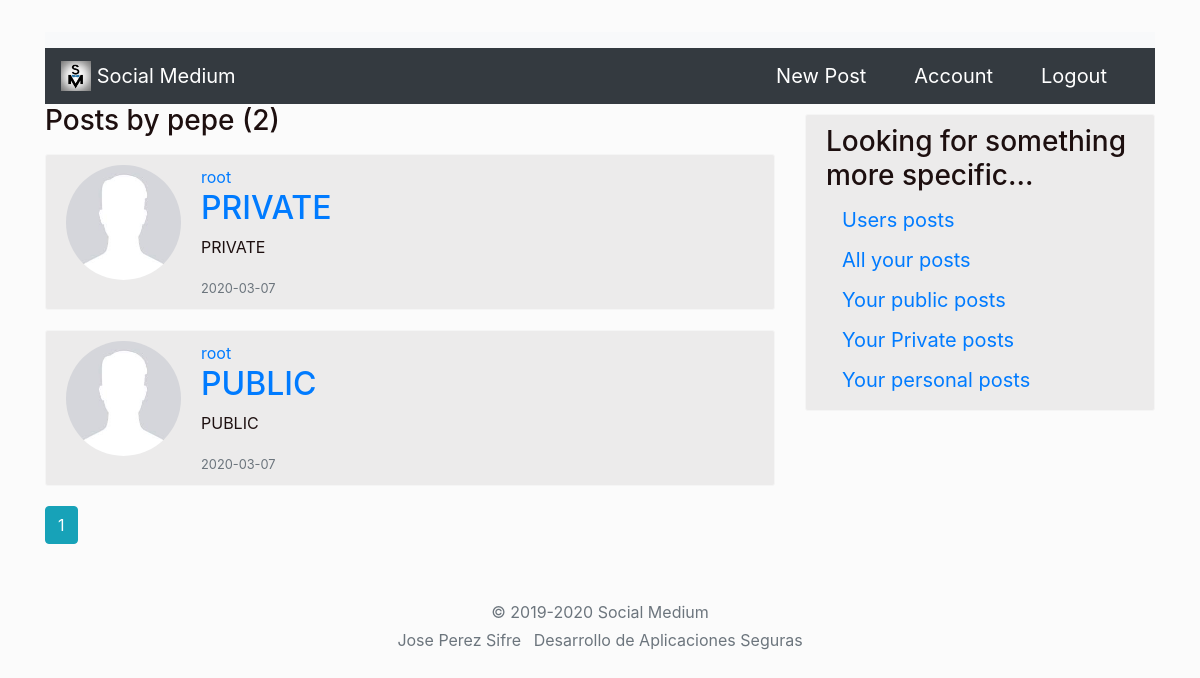
The app's page /user/users/pepe (signed in) with its own data.
### medium/models.py (models this page shows, shortened)
class User(db.Model, UserMixin):
    id = db.Column(db.Integer, primary_key=True)
    username = db.Column(db.String(25), unique=True, nullable=False)
    email = db.Column(db.String(100), unique=True, nullable=False)
    image_file = db.Column(db.String(20), nullable=False, default='default.jpg')
    password = db.Column(db.String(60), nullable=False)
    otp_secret = db.Column(db.String(16))
    confirmed = db.Column(db.Boolean, default=False)
    posts = db.relationship('Post', cascade="all,delete", backref='author', lazy=True)

class Post(db.Model):
    id = db.Column(db.Integer, primary_key=True)
    title = db.Column(db.String(100), nullable=False)
    date_posted = db.Column(db.DateTime, nullable=False, default=datetime.utcnow)
    content = db.Column(db.Text, nullable=False)
    post_type = db.Column(db.String(1), nullable=False, default='0')
    shared_token = db.Column(db.String(512), nullable=True)#Por defecto, default=NULL
    user_id = db.Column(db.Integer, db.ForeignKey('user.id'), nullable=False)
    '''
    def get_post_type(self):
        return self.__post_type

    def set_post_type(self, post_type):
        self.__post_type = post_type
    '''

### medium/users/routes.py (the view)
@users.route('/user/users/<string:username>')
@login_required
def user_users_post(username):
    user = User.query.filter_by(username=username).first_or_404()
    if user != current_user:
        abort(403)
    page = request.args.get('page', 1, type=int)
    posts = Post.query.filter(Post.post_type!='1').filter(Post.user_id != user.id)\
            .order_by(Post.date_posted.desc()).paginate(page=page, per_page=4)
    return render_template('user_post.html', posts = posts, user=user)

### medium/models.py (called while the page is built)
@login_manager.user_loader
def load_user(user_id):
    return User.query.get(int(user_id))

### medium/templates/user_post.html
{% extends "base.html" %}
{% block content %}
<h3 class="mb-3">Posts by {{ user.username }} ({{ posts.total }})</h3>
{% for post in posts.items %}
<article class="media content-section">
    <img class="rounded-circle account-imgSize" src="{{ url_for('static', filename='profilePictures/' + post.author.image_file) }}">
      <div class="media-body">
    <div class="article-metadata">
      <a class="mr-2" href="{{ url_for('users.user_post', username=post.author.username) }}">{{ post.author.username }}</a>
    </div>
    <h2><a class="article-title" href="{{ url_for('posts.post', post_id=post.id) }}">{{ post.title }}</a></h2>
    <p class="article-content">{{ post.content }}</p>
    <small class="text-muted">{{ post.date_posted.strftime('%Y-%m-%d') }}</small>
  </div>
</article>
{% endfor %}
{% for page_num in posts.iter_pages(left_edge=1, right_edge=1, left_current=1, right_current=1) %}
      {% if page_num %}
        {% if posts.page == page_num %}
          <a class="btn btn-info mb-4" href="{{ url_for('users.user_post', username=user.username, page=page_num) }}">{{ page_num }}</a>
        {% else %}
          <a class="btn btn-outline-info mb-4" href="{{ url_for('users.user_post', username=user.username, page=page_num) }}">{{ page_num }}</a>
        {% endif %}
      {% else %}
        ...
      {% endif %}
    {% endfor %}
{% endblock content %}

### medium/static/main.css (style rules this page uses)
.content-section { background: #ecebeb; padding: 10px 20px; border: 1px solid #f5f5f5; border-radius: 3px; margin-bottom: 20px; margin-top: 10px; }
body { background-color: #fbfbfb; color: #1d0f0f; margin-top: 2rem; }
.account-imgSize { height: 115px; width: 115px; margin-right: 20px; margin-bottom: 16px; }

### records on screen
User: username "pepe"
Post: image_file (placeholder picture), author.username "root", title "PRIVATE", content "PRIVATE", date_posted "2020-03-07"
Post: image_file (placeholder picture), author.username "root", title "PUBLIC", content "PUBLIC", date_posted "2020-03-07"

### other values on screen
{{ posts.total }} "2"
{{ page_num }} "1"
